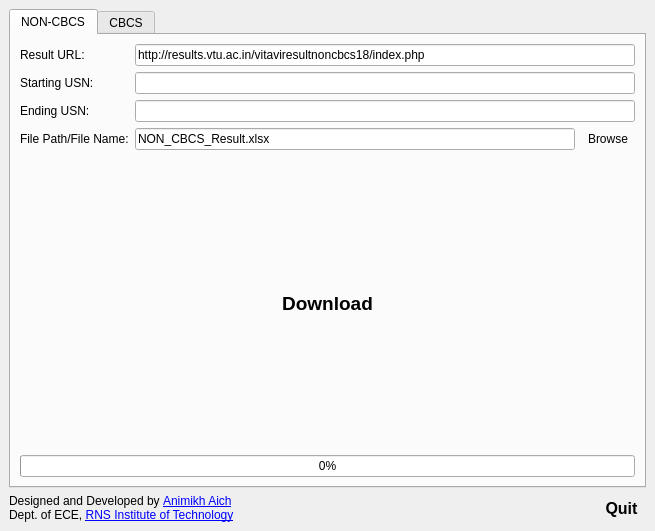
<?xml version="1.0" encoding="UTF-8"?>
<ui version="4.0">
 <class>MainWindow</class>
 <widget class="QMainWindow" name="MainWindow">
  <property name="enabled">
   <bool>true</bool>
  </property>
  <property name="geometry">
   <rect>
    <x>0</x>
    <y>0</y>
    <width>655</width>
    <height>531</height>
   </rect>
  </property>
  <property name="windowTitle">
   <string>VTU Result Downloader</string>
  </property>
  <property name="windowIcon">
   <iconset>
    <normaloff>Assets/icon_VTU.png</normaloff>Assets/icon_VTU.png</iconset>
  </property>
  <widget class="QWidget" name="centralwidget">
   <layout class="QGridLayout" name="gridLayout">
    <item row="1" column="0">
     <layout class="QHBoxLayout" name="horizontalLayout">
      <item>
       <widget class="QLabel" name="label_2">
        <property name="text">
         <string>&lt;html&gt;&lt;head/&gt;&lt;body&gt;&lt;p&gt;Designed and Developed by &lt;a href=&quot;https://www.linkedin.com/in/animikh-aich/&quot;&gt;&lt;span style=&quot; text-decoration: underline; color:#0000ff;&quot;&gt;Animikh Aich&lt;/span&gt;&lt;/a&gt;&lt;br/&gt;Dept. of ECE, &lt;a href=&quot;http://rnsit.ac.in/&quot;&gt;&lt;span style=&quot; text-decoration: underline; color:#0000ff;&quot;&gt;RNS Institute of Technology&lt;/span&gt;&lt;/a&gt;&lt;/p&gt;&lt;/body&gt;&lt;/html&gt;</string>
        </property>
        <property name="textFormat">
         <enum>Qt::RichText</enum>
        </property>
        <property name="alignment">
         <set>Qt::AlignLeading|Qt::AlignLeft|Qt::AlignVCenter</set>
        </property>
        <property name="margin">
         <number>2</number>
        </property>
       </widget>
      </item>
      <item>
       <spacer name="horizontalSpacer">
        <property name="orientation">
         <enum>Qt::Horizontal</enum>
        </property>
        <property name="sizeHint" stdset="0">
         <size>
          <width>40</width>
          <height>20</height>
         </size>
        </property>
       </spacer>
      </item>
      <item>
       <widget class="QToolButton" name="quitButton">
        <property name="font">
         <font>
          <pointsize>12</pointsize>
          <weight>75</weight>
          <bold>true</bold>
         </font>
        </property>
        <property name="text">
         <string>Quit</string>
        </property>
        <property name="icon">
         <iconset>
          <normaloff>Assets/icon_close.png</normaloff>Assets/icon_close.png</iconset>
        </property>
        <property name="iconSize">
         <size>
          <width>20</width>
          <height>20</height>
         </size>
        </property>
        <property name="toolButtonStyle">
         <enum>Qt::ToolButtonTextBesideIcon</enum>
        </property>
        <property name="autoRaise">
         <bool>true</bool>
        </property>
       </widget>
      </item>
     </layout>
    </item>
    <item row="0" column="0">
     <widget class="QTabWidget" name="tabWidget">
      <property name="styleSheet">
       <string notr="true">QMainWindow{
background-color: rgb(255, 0, 0);
}</string>
      </property>
      <property name="currentIndex">
       <number>0</number>
      </property>
      <widget class="QWidget" name="non_cbcs_tab">
       <attribute name="title">
        <string>NON-CBCS</string>
       </attribute>
       <layout class="QVBoxLayout" name="verticalLayout">
        <item>
         <layout class="QFormLayout" name="formLayout">
          <item row="0" column="0">
           <widget class="QLabel" name="non_cbcs_url_label">
            <property name="text">
             <string>Result URL:</string>
            </property>
           </widget>
          </item>
          <item row="0" column="1">
           <widget class="QLineEdit" name="non_cbcs_url_lineEdit">
            <property name="text">
             <string>http://results.vtu.ac.in/vitaviresultnoncbcs18/index.php</string>
            </property>
           </widget>
          </item>
          <item row="1" column="0">
           <widget class="QLabel" name="non_cbcs_usn_start_label">
            <property name="text">
             <string>Starting USN:</string>
            </property>
           </widget>
          </item>
          <item row="1" column="1">
           <widget class="QLineEdit" name="non_cbcs_usn_start_lineEdit"/>
          </item>
          <item row="2" column="0">
           <widget class="QLabel" name="non_cbcs_usn_end_label">
            <property name="text">
             <string>Ending USN:</string>
            </property>
           </widget>
          </item>
          <item row="2" column="1">
           <widget class="QLineEdit" name="non_cbcs_usn_end_lineEdit"/>
          </item>
          <item row="3" column="0">
           <widget class="QLabel" name="non_cbcs_file_path_label">
            <property name="text">
             <string>File Path/File Name:</string>
            </property>
           </widget>
          </item>
          <item row="3" column="1">
           <layout class="QHBoxLayout" name="horizontalLayout_2">
            <item>
             <widget class="QLineEdit" name="non_cbcs_file_path_lineEdit">
              <property name="text">
               <string>NON_CBCS_Result.xlsx</string>
              </property>
             </widget>
            </item>
            <item>
             <widget class="QToolButton" name="non_cbcs_file_browse_toolButton">
              <property name="text">
               <string>Browse</string>
              </property>
              <property name="icon">
               <iconset>
                <normaloff>Assets/icon_browse.png</normaloff>Assets/icon_browse.png</iconset>
              </property>
              <property name="iconSize">
               <size>
                <width>50</width>
                <height>25</height>
               </size>
              </property>
              <property name="autoRaise">
               <bool>true</bool>
              </property>
             </widget>
            </item>
           </layout>
          </item>
         </layout>
        </item>
        <item>
         <layout class="QGridLayout" name="gridLayout_2">
          <item row="0" column="1">
           <spacer name="verticalSpacer_2">
            <property name="orientation">
             <enum>Qt::Vertical</enum>
            </property>
            <property name="sizeHint" stdset="0">
             <size>
              <width>20</width>
              <height>40</height>
             </size>
            </property>
           </spacer>
          </item>
          <item row="1" column="0">
           <spacer name="horizontalSpacer_2">
            <property name="orientation">
             <enum>Qt::Horizontal</enum>
            </property>
            <property name="sizeHint" stdset="0">
             <size>
              <width>40</width>
              <height>20</height>
             </size>
            </property>
           </spacer>
          </item>
          <item row="1" column="1">
           <widget class="QToolButton" name="non_cbcs_download_toolButton">
            <property name="enabled">
             <bool>true</bool>
            </property>
            <property name="font">
             <font>
              <pointsize>14</pointsize>
              <weight>75</weight>
              <bold>true</bold>
             </font>
            </property>
            <property name="text">
             <string>Download</string>
            </property>
            <property name="icon">
             <iconset>
              <normaloff>Assets/icon_download.png</normaloff>Assets/icon_download.png</iconset>
            </property>
            <property name="iconSize">
             <size>
              <width>50</width>
              <height>50</height>
             </size>
            </property>
            <property name="toolButtonStyle">
             <enum>Qt::ToolButtonTextUnderIcon</enum>
            </property>
            <property name="autoRaise">
             <bool>true</bool>
            </property>
           </widget>
          </item>
          <item row="1" column="2">
           <spacer name="horizontalSpacer_4">
            <property name="orientation">
             <enum>Qt::Horizontal</enum>
            </property>
            <property name="sizeHint" stdset="0">
             <size>
              <width>40</width>
              <height>20</height>
             </size>
            </property>
           </spacer>
          </item>
          <item row="2" column="1">
           <spacer name="verticalSpacer">
            <property name="orientation">
             <enum>Qt::Vertical</enum>
            </property>
            <property name="sizeHint" stdset="0">
             <size>
              <width>20</width>
              <height>40</height>
             </size>
            </property>
           </spacer>
          </item>
         </layout>
        </item>
        <item>
         <widget class="QProgressBar" name="non_cbcs_progressBar">
          <property name="value">
           <number>0</number>
          </property>
          <property name="alignment">
           <set>Qt::AlignCenter</set>
          </property>
          <property name="textVisible">
           <bool>true</bool>
          </property>
          <property name="invertedAppearance">
           <bool>false</bool>
          </property>
          <property name="textDirection">
           <enum>QProgressBar::TopToBottom</enum>
          </property>
          <property name="format">
           <string>%p%</string>
          </property>
         </widget>
        </item>
       </layout>
      </widget>
      <widget class="QWidget" name="cbcs_tab">
       <attribute name="title">
        <string>CBCS</string>
       </attribute>
       <layout class="QVBoxLayout" name="verticalLayout_2">
        <item>
         <layout class="QFormLayout" name="formLayout_2">
          <item row="0" column="0">
           <widget class="QLabel" name="cbcs_url_label">
            <property name="text">
             <string>Result URL:</string>
            </property>
           </widget>
          </item>
          <item row="0" column="1">
           <widget class="QLineEdit" name="cbcs_url_lineEdit">
            <property name="text">
             <string>http://results.vtu.ac.in/vitaviresultcbcs2018/index.php</string>
            </property>
           </widget>
          </item>
          <item row="1" column="0">
           <widget class="QLabel" name="cbcs_usn_start_label">
            <property name="text">
             <string>Starting USN:</string>
            </property>
           </widget>
          </item>
          <item row="1" column="1">
           <widget class="QLineEdit" name="cbcs_usn_start_lineEdit"/>
          </item>
          <item row="2" column="0">
           <widget class="QLabel" name="cbcs_usn_end_label">
            <property name="text">
             <string>Ending USN:</string>
            </property>
           </widget>
          </item>
          <item row="2" column="1">
           <widget class="QLineEdit" name="cbcs_usn_end_lineEdit"/>
          </item>
          <item row="3" column="0">
           <widget class="QLabel" name="cbcs_file_path_label">
            <property name="text">
             <string>File Path/File Name:</string>
            </property>
           </widget>
          </item>
          <item row="3" column="1">
           <layout class="QHBoxLayout" name="horizontalLayout_3">
            <item>
             <widget class="QLineEdit" name="cbcs_file_path_lineEdit">
              <property name="text">
               <string>CBCS_Result.xlsx</string>
              </property>
             </widget>
            </item>
            <item>
             <widget class="QToolButton" name="cbcs_file_browse_toolButton">
              <property name="text">
               <string>Browse</string>
              </property>
              <property name="icon">
               <iconset>
                <normaloff>Assets/icon_browse.png</normaloff>Assets/icon_browse.png</iconset>
              </property>
              <property name="iconSize">
               <size>
                <width>50</width>
                <height>25</height>
               </size>
              </property>
              <property name="autoRaise">
               <bool>true</bool>
              </property>
             </widget>
            </item>
           </layout>
          </item>
         </layout>
        </item>
        <item>
         <layout class="QGridLayout" name="gridLayout_3">
          <item row="0" column="1">
           <spacer name="verticalSpacer_3">
            <property name="orientation">
             <enum>Qt::Vertical</enum>
            </property>
            <property name="sizeHint" stdset="0">
             <size>
              <width>20</width>
              <height>40</height>
             </size>
            </property>
           </spacer>
          </item>
          <item row="1" column="0">
           <spacer name="horizontalSpacer_5">
            <property name="orientation">
             <enum>Qt::Horizontal</enum>
            </property>
            <property name="sizeHint" stdset="0">
             <size>
              <width>40</width>
              <height>20</height>
             </size>
            </property>
           </spacer>
          </item>
          <item row="1" column="1">
           <widget class="QToolButton" name="cbcs_download_toolButton">
            <property name="font">
             <font>
              <pointsize>14</pointsize>
              <weight>75</weight>
              <bold>true</bold>
             </font>
            </property>
            <property name="text">
             <string>Download</string>
            </property>
            <property name="icon">
             <iconset>
              <normaloff>Assets/icon_download.png</normaloff>Assets/icon_download.png</iconset>
            </property>
            <property name="iconSize">
             <size>
              <width>50</width>
              <height>50</height>
             </size>
            </property>
            <property name="toolButtonStyle">
             <enum>Qt::ToolButtonTextUnderIcon</enum>
            </property>
            <property name="autoRaise">
             <bool>true</bool>
            </property>
           </widget>
          </item>
          <item row="1" column="2">
           <spacer name="horizontalSpacer_7">
            <property name="orientation">
             <enum>Qt::Horizontal</enum>
            </property>
            <property name="sizeHint" stdset="0">
             <size>
              <width>40</width>
              <height>20</height>
             </size>
            </property>
           </spacer>
          </item>
          <item row="2" column="1">
           <spacer name="verticalSpacer_4">
            <property name="orientation">
             <enum>Qt::Vertical</enum>
            </property>
            <property name="sizeHint" stdset="0">
             <size>
              <width>20</width>
              <height>40</height>
             </size>
            </property>
           </spacer>
          </item>
         </layout>
        </item>
        <item>
         <widget class="QProgressBar" name="cbcs_progressBar">
          <property name="value">
           <number>0</number>
          </property>
          <property name="alignment">
           <set>Qt::AlignCenter</set>
          </property>
         </widget>
        </item>
       </layout>
      </widget>
     </widget>
    </item>
   </layout>
  </widget>
 </widget>
 <resources/>
 <connections>
  <connection>
   <sender>quitButton</sender>
   <signal>clicked()</signal>
   <receiver>MainWindow</receiver>
   <slot>close()</slot>
   <hints>
    <hint type="sourcelabel">
     <x>629</x>
     <y>469</y>
    </hint>
    <hint type="destinationlabel">
     <x>486</x>
     <y>398</y>
    </hint>
   </hints>
  </connection>
 </connections>
</ui>
